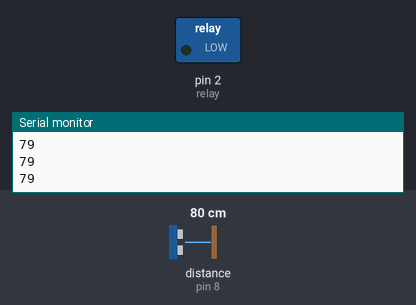
This sketch was run on a simulated Arduino Uno, built with avr-gcc and run on an emulated ATmega328P. Parts: switched loads named in the sketch (green lamp = pin HIGH), the last lines printed to the serial monitor. Wiring (inferred from the names in the program): ultrasonic range finder: trigger pin 9; echo pin 8. Inputs (shaded band) come from the test bench; at power-on: distance to the obstacle (sensor on pin 8) 80 cm. The echo pulse lasts 58.3 µs per cm; pins used as bus, display or sensor lines are not drawn.

Above: at 1.8 s.
1.9 s: distance to the obstacle (sensor on pin 8) set to 55 cm
5.2 s: distance to the obstacle (sensor on pin 8) set to 48 cm
At 8.6 s:
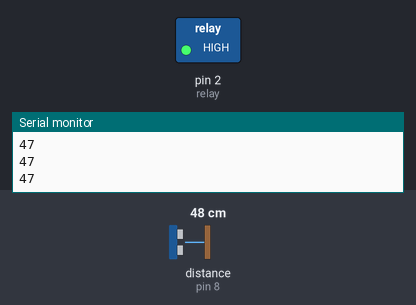
9.3 s: distance to the obstacle (sensor on pin 8) set to 60 cm
At 10.4 s:
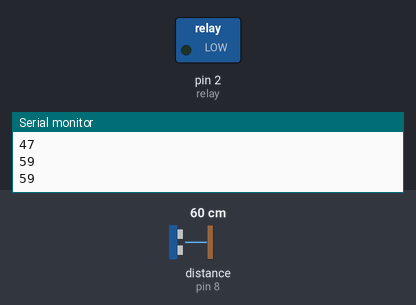
11.5 s: distance to the obstacle (sensor on pin 8) set to 2 cm
At 14.9 s:
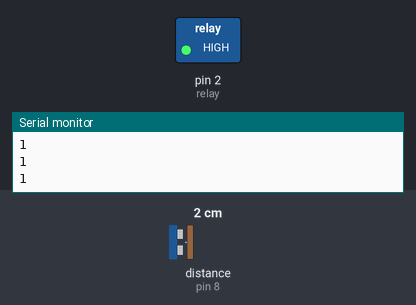
Timing chart, 0 to 16.4 s (numbered marks = the images above; inputs shaded):
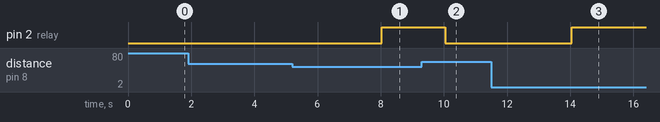

The sketch:

cambiensieuam.ino
```cpp
#define echo 8
#define trig 9
#define relay 2

long time, distance;

void dokhoangcach()
{

  digitalWrite(trig, LOW);
  delayMicroseconds(2);
  digitalWrite(trig, HIGH);
  delayMicroseconds(10);
  digitalWrite(trig, LOW);

  // Đo độ rộng xung HIGH ở chân echo.
  time = pulseIn(echo, HIGH);

  distance = time / 2 / 29.142;
  Serial.println(distance);
}

void setup() {
  pinMode(trig, OUTPUT);
  pinMode(echo, INPUT);
  pinMode(relay, OUTPUT);

  Serial.begin(9600);
}

void loop() {

  distance = 0;
  dokhoangcach();
  Serial.println(distance);
   if (distance > 50 && distance < 100) {
      digitalWrite(relay, LOW);
      delay(1000);
    }

  else {
      delay(2000);
      digitalWrite(relay, HIGH);
    }
}
```

Measured:
- the behaviour switches between 52 and 51 cm on distance to the obstacle (sensor on pin 8) (found by bisection; images 0 and 1)
- after the input at 5.2 s, pin 2 (relay): LOW → HIGH after 2.8 s
- after the input at 9.3 s, pin 2 (relay): HIGH → LOW after 0.74 s
- after the input at 11.5 s, pin 2 (relay): LOW → HIGH after 2.5 s
